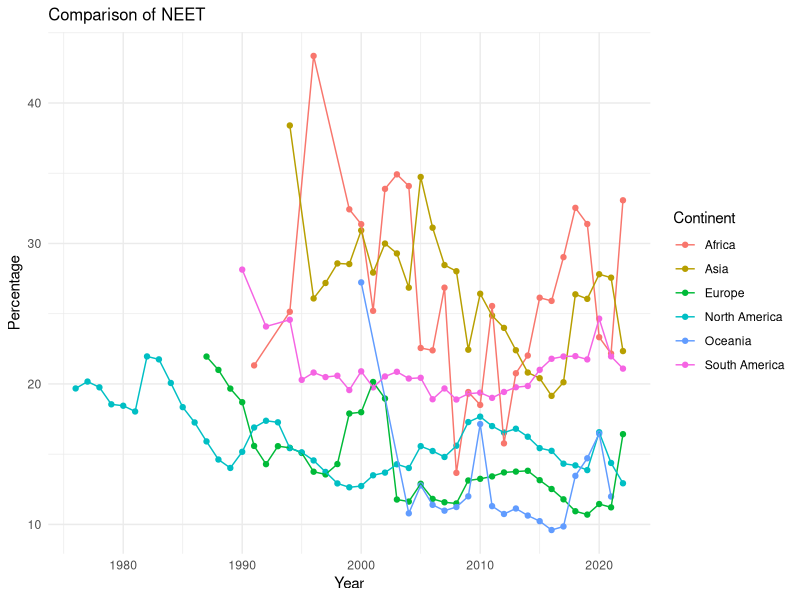
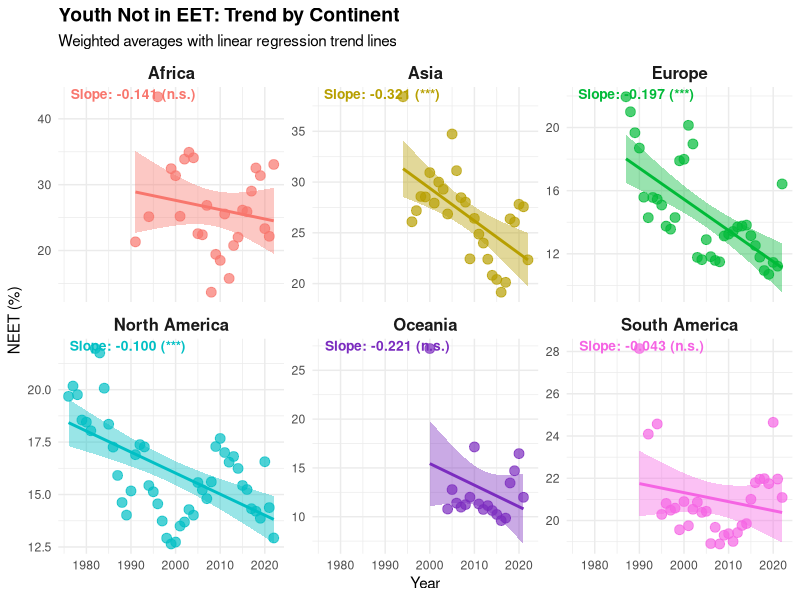

Write R code to recreate these figures, in order. (Note: this script raises an error after producing the figures.)
## ---- chunk 1
# !!! NOTE THAT: by default, in the pdf file generated, it does not show the code
# chunk, if want to show chunk, change the line below to **echo = TRUE**
knitr::opts_chunk$set(echo = FALSE)
library(tidyverse)
library(ggplot2)
library(knitr)
library(purrr)
library(broom)
## ---- chunk 2
youth_neet <- read.csv("Exported_data/youth_neet_cleaned.csv")
gdp <- read.csv("Exported_data/gdp_per_capita_cleaned.csv")
## ---- chunk 3
youth_neet %>%
  group_by(Continent, Year) %>%
  summarise(
    NEET_avg = weighted.mean(Percentage_NEET, Population, na.rm = T),
    .groups = "drop"
  ) %>%
  ggplot(aes(x = Year, y = NEET_avg, colour = Continent)) +
  geom_point() +
  geom_line() +
  labs(
    x = "Year",
    y = "Percentage",
    title = "Comparison of NEET"
  ) +
  theme_minimal() +
  theme(plot.title = element_text(
    size = 12,
    hjust = 0
  ))
## ---- chunk 4
# Calculate weighted averages by continent and year
# This accounts for population differences between countries
youth_summary <- youth_neet %>%
  group_by(Continent, Year) %>%
  summarise(NEET_avg = weighted.mean(Percentage_NEET, Population, na.rm = TRUE),
            .groups = "drop") %>%
  ungroup()

# Define color scheme for continents
continent_colors <- c(
  "Africa"        = "#F8766D",
  "Asia"          = "#B79F00",
  "Europe"        = "#00BA38",
  "North America" = "#00BFC4",
  "Oceania"       = "#7B2CBF",
  "South America" = "#F564E3"
)

# Calculate regression slopes
slope_neet_year <- youth_summary %>%
  group_by(Continent) %>%
  do({
    model <- lm(NEET_avg ~ Year, data = .)
    tidy_model <- tidy(model)
    slope_row <- tidy_model %>% filter(term == "Year")
    
    # Create result data frame with slope and p-value
    data.frame(
      Continent = unique(.$Continent),
      slope = slope_row$estimate,      # Rate of change per year
      p = slope_row$p.value,           # Statistical significance
      stringsAsFactors = FALSE
    )
  }) %>%
  ungroup()

# Create comprehensive comparison table
slope_neet_year <- slope_neet_year %>%
  mutate(
    # Binary significance at 5% level
    significance = ifelse(p < 0.05, "Yes", "No"),
    
    # Star notation for significance levels
    sig_label = case_when(
      p < 0.001 ~ "***",   # Highly significant
      p < 0.01 ~ "**",     # Very significant
      p < 0.05 ~ "*",      # Significant
      TRUE ~ "n.s."             # Not significant
    )
  )

# Display comparison table
# Shows side-by-side results for hypothesis testing
# kable(
#   slope_neet_year %>%
#     select(
#       Continent,
#       `Slope` = slope,
#       `P-value` = p,
#       `Significance` = sig_label,
#       `Significant at 5%? (with)` = significance
#     ),
#   digits = 4,
#   caption = "Hypothesis Testing Results: With and Without Outliers (IQR multiplier: 1.0)"
# )


# Prepare slope annotations for visualization
# Creates formatted labels showing slope and significance
slope_data <- slope_neet_year %>%
  select(Continent, slope, sig_label) %>%
  mutate(
    slope_label = paste0(
      "Slope: ", sprintf("%.3f", slope),  # Format to 3 decimal places
      " (", sig_label, ")"                # Add significance stars
    )
  )

# Create visualization
# Shows trends for all continents with regression lines
ggplot(youth_summary, aes(x = Year, y = NEET_avg)) +
  geom_point(aes(colour = Continent), alpha = 0.7, size = 3) +
  geom_smooth(aes(colour = Continent, fill = Continent),
              method = "lm", se = TRUE, linewidth = 1) +
  geom_text(data = slope_data,
            aes(label = slope_label, colour = Continent),
            x = -Inf, y = Inf, hjust = -0.1, vjust = 1.2,
            size = 3.5, fontface = "bold") +
  scale_colour_manual(values = continent_colors) +
  scale_fill_manual(values = continent_colors) +
  facet_wrap(~ Continent, scales = "free_y") +
  labs(
    title = "Youth Not in EET: Trend by Continent",
    subtitle = "Weighted averages with linear regression trend lines",
    x = "Year",
    y = "NEET (%)"
  ) +
  theme_minimal() +
  theme(
    legend.position = "none",
    plot.title = element_text(size = 14, face = "bold"),
    strip.text = element_text(size = 12, face = "bold")
  )

## ---- chunk 5
# First, we merge the school enrollment and youth unemployment data into the
# youth summary data frame. Ignore NAs so that the weighted average calculation
# would be more calculating from the rest of the data.
youth_summary <- youth_neet %>%
  group_by(Continent, Year) %>%
  summarise(
    SE_avg = weighted.mean(School_Enrollment, Population, na.rm = TRUE),
    Unemp_avg = weighted.mean(Youth_Unemployment, Population, na.rm = T),
    .groups = "keep"
  ) %>%
  right_join(., youth_summary) %>%
  ungroup()


# Then we would like to calculate the correlation between NEET rate and school
# enrollment rate and youth unemployment rate.

# I used AI for this part, specifically how to turn the cor.test() result into
# a data frame.

Cor_NEET_Con <- (function() {
  SE_corr <- youth_neet %>%
    group_by(Continent) %>%
    summarise(
      test = list(cor.test(
        Percentage_NEET, School_Enrollment, method = "spearman",use = "complete.obs"
        )
      )
    ) %>%
    mutate(
      Corr_SE = map_dbl(test, ~ round(.x$estimate, 4)),
      P_Value_SE = map_dbl(test, ~ round(.x$p.value, 4))
    ) %>%
    select(-test)

  # please note that for spearman, p-test cannot deal with ties, so it just shows estimate 
  # ao 0.0000 is just an estimation of p-test which indicate the strong significance.
  Unemp_corr <- youth_neet %>%
    group_by(Continent) %>%
    summarise(
      test = list(cor.test(
        Percentage_NEET, Youth_Unemployment, method = "spearman", use = "complete.obs"
        )
      )
    ) %>%
    mutate(
      Corr_Unemp = map_dbl(test, ~ round(.x$estimate, 4)),
      P_Value_Unemp = map_dbl(test, ~ round(.x$p.value, 4))
    ) %>%
    select(-test)

  full_join(
    SE_corr, Unemp_corr,
    by = "Continent"
  )
})()

kable(Cor_NEET_Con,
  format = "markdown",
  caption = "Correlation of NEET with Youth Unemployment and School Enrollment (Continental)"
)
## ---- chunk 6
Cor_NEET_World <- (function() {
  NEET_SE <- cor.test(youth_neet$Percentage_NEET,
    youth_neet$School_Enrollment,
    method = "spearman",
    use = "complete.obs"
  )

  NEET_Unemp <- cor.test(youth_neet$Percentage_NEET,
    youth_neet$Youth_Unemployment,
    method = "spearman",
    use = "complete.obs",
  )
  
  data.frame(
    variable = c("Unemployment", "SE"),
    correlation = round(c(NEET_Unemp$estimate, NEET_SE$estimate), 4),
    p_value = round(c(NEET_Unemp$p.value, NEET_SE$p.value), 4)
  )
})()

kable(Cor_NEET_World,
  format = "markdown",
  caption = "Correlation of NEET with Youth Unemployment and School Enrollment (World)"
)

## ---- chunk 7
youth_neet %>% ggplot(aes(x = Percentage_NEET, y = School_Enrollment)) +
  geom_point(aes(colour = Continent), alpha = 0.4) + 
  geom_smooth(method = "lm")+
  theme_minimal()+
  labs(
    title = "School Enrolment (Tertiary) and NEET Percentage Comparison",
    y = "School Enrolment (%)",
    x = "NEET (%)"
  )+
  scale_colour_manual(values = continent_colors)

# Note that for some country the school enrolment rate is beyond 100%, that is not
# an error actually. As that percentage is calculated by 
# total population in tertiary education (irrespective of age) / offcial age for tertiary edu
# so making it possible, like Greece.

youth_neet %>% 
  ggplot(aes(x = Percentage_NEET, y = Youth_Unemployment)) +
  geom_point(aes(colour = Continent), alpha = 0.4) + 
  geom_smooth(method = "lm")+
  theme_minimal()+
  labs(
    title = "Youth Unemployment and NEET Percentage Comparison",
    y = "Youth Unemployment (%)",
    x = "NEET (%)"
  )+
  scale_colour_manual(values = continent_colors)
  
## ---- chunk 8
gdp_neet <- inner_join(gdp, youth_neet, by = c("Entity", "Code", "Year", "Continent"))

# Clean and restructure the merged dataset
gdp_neet <- gdp_neet %>% 
  select(Continent, Entity, Year, Gdp_per_capita, Percentage_NEET)

# Convert Continent to a factor for grouping and visualization
gdp_neet$Continent <- as.factor(gdp_neet$Continent)
## ---- chunk 9
# Perform correlation test at the global (country) level
# Tests the linear relationship between GDP per capita and NEET percentage
# across all countries and years in the dataset
global_cor_s <- cor.test(
  gdp_neet$Gdp_per_capita,
  gdp_neet$Percentage_NEET,
  method = "spearman"
)

global_cor_p <- cor.test(
  gdp_neet$Gdp_per_capita,
  gdp_neet$Percentage_NEET,
  method = "pearson"
)
# Display correlation results (r value, p-value, confidence interval)
global_cor_p
global_cor_s
## ---- chunk 10
ggplot(gdp_neet, aes(Gdp_per_capita, Percentage_NEET, color = Continent)) +
  geom_point(alpha = 0.7) +
  geom_smooth(method = "lm", se = FALSE, color = "black") +
  scale_x_log10() +
  labs(
    title = "GDP per Capita vs NEET (%) — Global",
    x = "GDP per Capita (log scale)",
    y = "NEET (%)"
  ) +
  theme_minimal()
## ---- chunk 11
# Aggregate data to the continent level by calculating mean values
continent_means <- gdp_neet %>%
  group_by(Continent) %>%
  summarise(
    Mean_GDP  = mean(Gdp_per_capita),
    Mean_NEET = mean(Percentage_NEET),
    .groups   = "drop"
  )

# Perform correlation test on continent-level aggregated data
# This tests whether continents with higher average GDP have lower average NEET
continent_cor_p <- cor.test(
  continent_means$Mean_GDP,
  continent_means$Mean_NEET,
  method = "pearson"
)

continent_cor_s <- cor.test(
  continent_means$Mean_GDP,
  continent_means$Mean_NEET,
  method = "spearman"
)
## ---- chunk 12
ggplot(continent_means, aes(Mean_GDP, Mean_NEET)) +
  geom_point(size = 4, aes(color = Continent)) +
  geom_text(aes(label = Continent), vjust = -1) +
  geom_smooth(method = "lm", se = FALSE, color = "black") +
  scale_x_log10() +
  labs(
    title = "Mean GDP vs Mean NEET — Continent Level",
    x = "Mean GDP per Capita (log scale)",
    y = "Mean NEET (%)"
  ) +
  theme_minimal()
## ---- chunk 13
# Take siginificance level at 0.05
ALPHA <- 0.05
# Create a summary table comparing the two levels of analysis
Correlation_GDP_NEET <- data.frame(
  Level = c("Global (Countries)", "Continent Means (6 points)"),
  Pearson_r = c(global_cor_p$estimate, continent_cor_p$estimate),
  Spearman_r = c(global_cor_s$estimate, continent_cor_s$estimate),
  
  # Extract p-values to assess statistical significance
  p_value = c(global_cor_p$p.value, continent_cor_p$p.value),
  N = c(nrow(gdp_neet), nrow(continent_means)),
  Significant = c(global_cor_p$p.value < ALPHA,
                  continent_cor_p$p.value < ALPHA)
)

# Display the results table for easy comparison
Correlation_GDP_NEET
